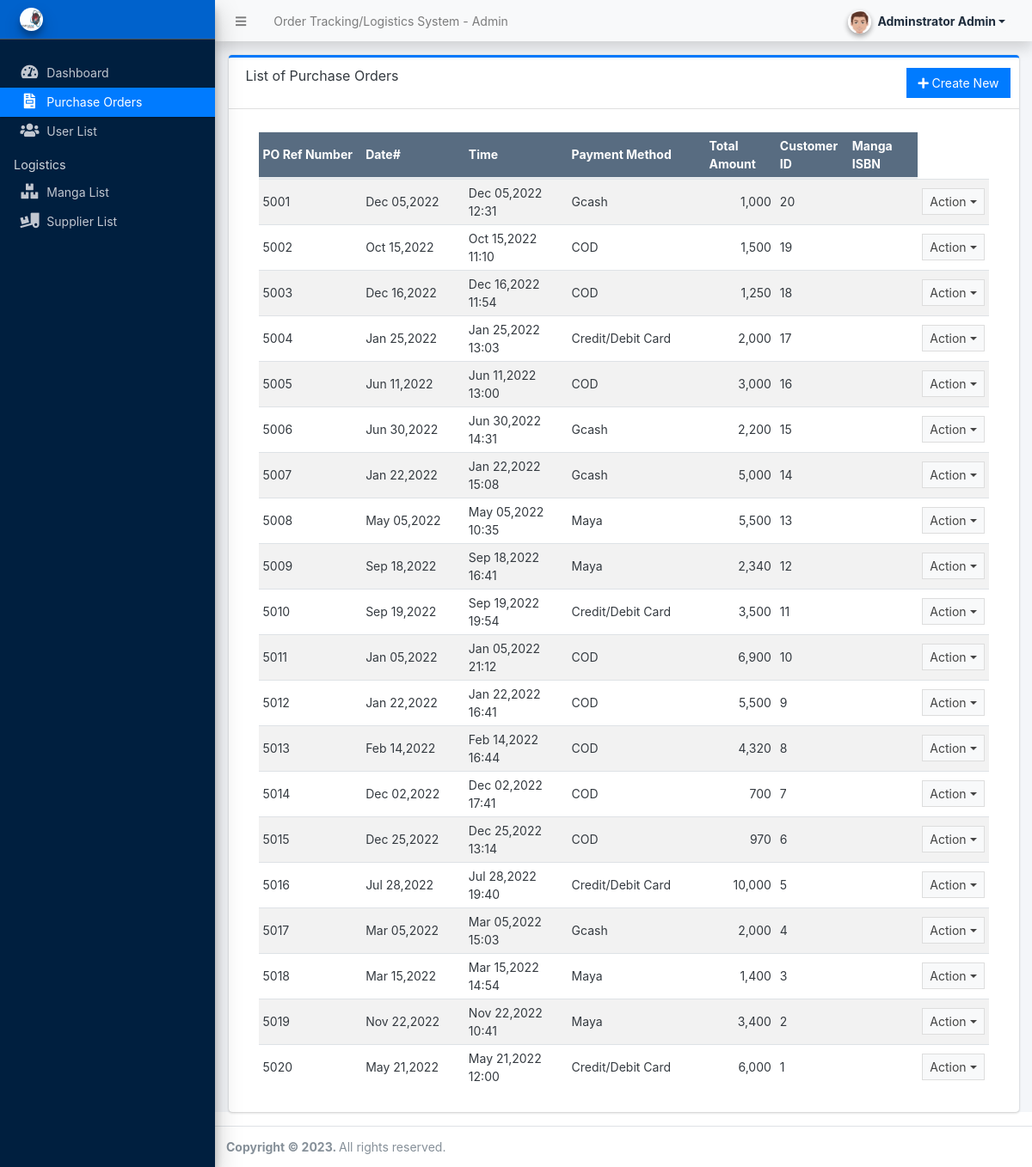
Page /admin/?page=purchase_orders (signed in) on the committed database.
### config.php (called while the page is built, shortened)
<?php
require_once('classes/DBConnection.php');
require_once('classes/SystemSettings.php');
function validate_image($file){
	if(!empty($file)){
		if(is_file(base_app.$file)){
			return base_url.$file;
		}else{
			return base_url.'dist/img/no-image-available.png';
		}
	}else{
		return base_url.'dist/img/no-image-available.png';
	}
}
function isMobileDevice(){
    $aMobileUA = array(
        '/iphone/i' => 'iPhone',
        '/ipod/i' => 'iPod',
        '/ipad/i' => 'iPad',
        '/android/i' => 'Android',
        '/blackberry/i' => 'BlackBerry',
        '/webos/i' => 'Mobile'
    );
    return false;
}
?>

### classes/DBConnection.php (called while the page is built, shortened)
<?php
class DBConnection{
    private $host = "localhost";
    private $username = "root";
    private $password = "";
    private $database1 = "order_tracking_system";
    public $conn;
    public function __construct(){
        if (!isset($this->conn)) {
            $this->conn = new mysqli($this->host, $this->username, $this->password, $this->database1);
        }
    }
}
?>

### admin/purchase_orders/index.php (the view, shortened to what this page needs)
<div class="card card-outline card-primary">
	<div class="card-header">
		<h3 class="card-title">List of Purchase Orders</h3>
		<div class="card-tools">
			<a href="?page=purchase_orders/manage_po" class="btn btn-flat btn-primary"><span class="fas fa-plus"></span>  Create New</a>
		</div>
	</div>
	<div class="card-body">
		<div class="container-fluid">
        <div class="container-fluid">
			<table class="table table-hover table-striped">
				<colgroup>
					<col width="15%">
					<col width="15%">
					<col width="15%">
					<col width="20%">
					<col width="10%">
					<col width="10%">
					<col width="10%">
				</colgroup>
				<thead>
					<tr class="bg-navy disabled">
						<th>PO Ref Number</th>
						<th>Date#</th>
						<th>Time</th>
						<th>Payment Method</th>
						<th>Total Amount</th>
						<th>Customer ID</th>
						<th>Manga ISBN</th>
					</tr>
				</thead>
				<tbody>
					<?php
					$qry = $conn->query("SELECT * from `purchase order` order by (`PO_Ref_Num`) asc ");
					while($row = $qry->fetch_assoc()):
					?>
						<tr>
							<td><?php echo $row['PO_Ref_Num'] ?></td>
							<td class=""><?php echo date("M d,Y",strtotime($row['PO_Date'])) ; ?></td>
							<td class=""><?php echo date("M d,Y H:i",strtotime($row['PO_Time'])) ; ?></td>
							<td class=""><?php echo $row['PO_Pay_Meth'] ?></td>
							<td class="text-right"><?php echo number_format($row['PO_Amount']) ?></td>
							<td><?php echo $row['Customer_Cust_ID'] ?></td>
							<td><?php echo $row['Manga_Manga_ISBN'] ?></td>
							<td align="center">
								 <button type="button" class="btn btn-flat btn-default btn-sm dropdown-toggle dropdown-icon" data-toggle="dropdown">
				                  		Action
				                  </button>
							</td>
						</tr>
					<?php endwhile; ?>
				</tbody>
			</table>
		</div>
		</div>
	</div>
</div>

### admin/index.php (shortened to what this page needs)
<?php require_once('../config.php'); ?>
 <!DOCTYPE html>
<html lang="en" class="" style="height: auto;">
<?php require_once('inc/header.php') ?>
  <body class="sidebar-mini layout-fixed control-sidebar-slide-open layout-navbar-fixed sidebar-mini-md sidebar-mini-xs text-sm" data-new-gr-c-s-check-loaded="14.991.0" data-gr-ext-installed="" style="height: auto;">
    <div class="wrapper">
     <?php require_once('inc/topBarNav.php') ?>
     <?php require_once('inc/navigation.php') ?>
     <?php $page = isset($_GET['page']) ? $_GET['page'] : 'home';  ?>
      <div class="content-wrapper pt-3" style="min-height: 567.854px;">
        <section class="content  text-dark">
          <div class="container-fluid">
            <?php
              if(!file_exists($page.".php") && !is_dir($page)){
                  include '404.html';
              }else{
                if(is_dir($page))
                  include $page.'/index.php';
                else
                  include $page.'.php';
              }
            ?>
          </div>
        </section>
      </div>
      <?php require_once('inc/footer.php') ?>
  </body>
</html>

### admin/inc/header.php (shortened to what this page needs)
<head>
    <link rel="stylesheet" href="<?php echo base_url ?>plugins/fontawesome-free/css/all.min.css">
    <link rel="stylesheet" href="<?php echo base_url ?>plugins/tempusdominus-bootstrap-4/css/tempusdominus-bootstrap-4.min.css">
  <link rel="stylesheet" href="<?php echo base_url ?>plugins/datatables-bs4/css/dataTables.bootstrap4.min.css">
  <link rel="stylesheet" href="<?php echo base_url ?>plugins/datatables-responsive/css/responsive.bootstrap4.min.css">
  <link rel="stylesheet" href="<?php echo base_url ?>plugins/datatables-buttons/css/buttons.bootstrap4.min.css">
  <link rel="stylesheet" href="<?php echo base_url ?>plugins/select2/css/select2.min.css">
  <link rel="stylesheet" href="<?php echo base_url ?>plugins/select2-bootstrap4-theme/select2-bootstrap4.min.css">
    <link rel="stylesheet" href="<?php echo base_url ?>plugins/icheck-bootstrap/icheck-bootstrap.min.css">
    <link rel="stylesheet" href="<?php echo base_url ?>plugins/jqvmap/jqvmap.min.css">
    <link rel="stylesheet" href="<?php echo base_url ?>plugins/jquery-ui/jquery-ui.min.css">
    <link rel="stylesheet" href="<?php echo base_url ?>dist/css/adminlte.css">
    <link rel="stylesheet" href="<?php echo base_url ?>dist/css/custom.css">
    <link rel="stylesheet" href="<?php echo base_url ?>plugins/overlayScrollbars/css/OverlayScrollbars.min.css">
    <link rel="stylesheet" href="<?php echo base_url ?>plugins/daterangepicker/daterangepicker.css">
    <link rel="stylesheet" href="<?php echo base_url ?>plugins/summernote/summernote-bs4.min.css">
  <link rel="stylesheet" href="<?php echo base_url ?>plugins/sweetalert2-theme-bootstrap-4/bootstrap-4.min.css">
  </head>

### admin/inc/topBarNav.php (shortened to what this page needs)
<nav class="main-header navbar navbar-expand navbar-light border border-light shadow  border-top-0  border-left-0 border-right-0 navbar-light text-sm">
  <ul class="navbar-nav">
    <li class="nav-item">
    <a class="nav-link" data-widget="pushmenu" href="#" role="button"><i class="fas fa-bars"></i></a>
    </li>
    <li class="nav-item d-none d-sm-inline-block">
      <a href="<?php echo base_url ?>" class="nav-link"><?php echo (!isMobileDevice()) ? $_settings->info('name'):$_settings->info('short_name'); ?> - Admin</a>
    </li>
  </ul>
  <ul class="navbar-nav ml-auto">
    <li class="nav-item">
      <div class="btn-group nav-link">
            <button type="button" class="btn btn-rounded badge badge-light dropdown-toggle dropdown-icon" data-toggle="dropdown">
              <span><img src="<?php echo validate_image($_settings->userdata('avatar')) ?>" class="img-circle elevation-2 user-img" alt="User Image"></span>
              <span class="ml-3"><?php echo ucwords($_settings->userdata('firstname').' '.$_settings->userdata('lastname')) ?></span>
            </button>
        </div>
    </li>
  </ul>
</nav>

### admin/inc/navigation.php (shortened to what this page needs)
<aside class="main-sidebar sidebar-dark-primary bg-navy elevation-4 sidebar-no-expand">
  <a href="<?php echo base_url ?>admin" class="brand-link bg-primary text-sm">
  <img src="<?php echo validate_image($_settings->info('logo'))?>" alt="Store Logo" class="brand-image img-circle elevation-3" style="width: 1.7rem;height: 1.7rem;max-height: unset">
  </a>
  <div class="sidebar os-host os-theme-light os-host-overflow os-host-overflow-y os-host-resize-disabled os-host-transition os-host-scrollbar-horizontal-hidden">
    <div class="os-content-glue" style="margin: 0px -8px; width: 249px; height: 646px;"></div>
    <div class="os-padding">
      <div class="os-viewport os-viewport-native-scrollbars-invisible" style="overflow-y: scroll;">
        <div class="os-content" style="padding: 0px 8px; height: 100%; width: 100%;">
          <nav class="mt-4">
             <ul class="nav nav-pills nav-sidebar flex-column text-sm nav-compact nav-flat nav-child-indent nav-collapse-hide-child" data-widget="treeview" role="menu" data-accordion="false">
              <li class="nav-item dropdown">
                <a href="./" class="nav-link nav-home">
                  <i class="nav-icon fas fa-tachometer-alt"></i>
                  <p>
                    Dashboard
                  </p>
                </a>
              </li>
              <li class="nav-item dropdown">
                <a href="<?php echo base_url ?>admin/?page=purchase_orders" class="nav-link nav-purchase_orders">
                  <i class="nav-icon fas fa-file-invoice"></i>
                  <p>
                    Purchase Orders
                  </p>
                </a>
              </li>
              <li class="nav-item dropdown">
                <a href="<?php echo base_url ?>admin/?page=user/list" class="nav-link nav-user_list">
                  <i class="nav-icon fas fa-users"></i>
                  <p>
                    User List
                  </p>
                </a>
              </li>
              <?php if($_settings->userdata('type') == 1): ?>
              <li class="nav-header">Logistics</li>
              <li class="nav-item dropdown">
                <a href="<?php echo base_url ?>admin/?page=items" class="nav-link nav-items">
                  <i class="nav-icon fas fa-boxes"></i>
                  <p>
                    Manga List
                  </p>
                </a>
              </li>
              <li class="nav-item dropdown">
                <a href="<?php echo base_url ?>admin/?page=suppliers" class="nav-link nav-suppliers">
                  <i class="nav-icon fas fa-truck-loading"></i>
                  <p>
                  Supplier List
                  </p>
                </a>
              </li>
              <?php endif; ?>
            </ul>
          </nav>
        </div>
      </div>
    </div>
  </div>
</aside>

### admin/inc/footer.php (shortened to what this page needs)
<footer class="main-footer text-sm">
        <strong>Copyright © <?php echo date('Y') ?>.
        </strong>
        All rights reserved.
      </footer>
    </div>

### admin/inc/topBarNav.php (style rules this page uses)
.user-img { position: absolute; height: 27px; width: 27px; object-fit: cover; left: -7%; top: -12%; }
.btn-rounded { border-radius: 50px; }

### rows in the picture
purchase order: PO_Ref_Num "5001", PO_Date "Dec 05,2022", PO_Time "Dec 05,2022 12:31", PO_Pay_Meth "Gcash", PO_Amount "1,000", Customer_Cust_ID "20"
purchase order: PO_Ref_Num "5002", PO_Date "Oct 15,2022", PO_Time "Oct 15,2022 11:10", PO_Pay_Meth "COD", PO_Amount "1,500", Customer_Cust_ID "19"
purchase order: PO_Ref_Num "5003", PO_Date "Dec 16,2022", PO_Time "Dec 16,2022 11:54", PO_Pay_Meth "COD", PO_Amount "1,250", Customer_Cust_ID "18"
purchase order: PO_Ref_Num "5004", PO_Date "Jan 25,2022", PO_Time "Jan 25,2022 13:03", PO_Pay_Meth "Credit/Debit Card", PO_Amount "2,000", Customer_Cust_ID "17"
purchase order: PO_Ref_Num "5005", PO_Date "Jun 11,2022", PO_Time "Jun 11,2022 13:00", PO_Pay_Meth "COD", PO_Amount "3,000", Customer_Cust_ID "16"
purchase order: PO_Ref_Num "5006", PO_Date "Jun 30,2022", PO_Time "Jun 30,2022 14:31", PO_Pay_Meth "Gcash", PO_Amount "2,200", Customer_Cust_ID "15"
purchase order: PO_Ref_Num "5007", PO_Date "Jan 22,2022", PO_Time "Jan 22,2022 15:08", PO_Pay_Meth "Gcash", PO_Amount "5,000", Customer_Cust_ID "14"
purchase order: PO_Ref_Num "5008", PO_Date "May 05,2022", PO_Time "May 05,2022 10:35", PO_Pay_Meth "Maya", PO_Amount "5,500", Customer_Cust_ID "13"
purchase order: PO_Ref_Num "5009", PO_Date "Sep 18,2022", PO_Time "Sep 18,2022 16:41", PO_Pay_Meth "Maya", PO_Amount "2,340", Customer_Cust_ID "12"
purchase order: PO_Ref_Num "5010", PO_Date "Sep 19,2022", PO_Time "Sep 19,2022 19:54", PO_Pay_Meth "Credit/Debit Card", PO_Amount "3,500", Customer_Cust_ID "11"
purchase order: PO_Ref_Num "5011", PO_Date "Jan 05,2022", PO_Time "Jan 05,2022 21:12", PO_Pay_Meth "COD", PO_Amount "6,900", Customer_Cust_ID "10"
purchase order: PO_Ref_Num "5012", PO_Date "Jan 22,2022", PO_Time "Jan 22,2022 16:41", PO_Pay_Meth "COD", PO_Amount "5,500", Customer_Cust_ID "9"
purchase order: PO_Ref_Num "5013", PO_Date "Feb 14,2022", PO_Time "Feb 14,2022 16:44", PO_Pay_Meth "COD", PO_Amount "4,320", Customer_Cust_ID "8"
purchase order: PO_Ref_Num "5014", PO_Date "Dec 02,2022", PO_Time "Dec 02,2022 17:41", PO_Pay_Meth "COD", PO_Amount "700", Customer_Cust_ID "7"
purchase order: PO_Ref_Num "5015", PO_Date "Dec 25,2022", PO_Time "Dec 25,2022 13:14", PO_Pay_Meth "COD", PO_Amount "970", Customer_Cust_ID "6"
purchase order: PO_Ref_Num "5016", PO_Date "Jul 28,2022", PO_Time "Jul 28,2022 19:40", PO_Pay_Meth "Credit/Debit Card", PO_Amount "10,000", Customer_Cust_ID "5"
purchase order: PO_Ref_Num "5017", PO_Date "Mar 05,2022", PO_Time "Mar 05,2022 15:03", PO_Pay_Meth "Gcash", PO_Amount "2,000", Customer_Cust_ID "4"
purchase order: PO_Ref_Num "5018", PO_Date "Mar 15,2022", PO_Time "Mar 15,2022 14:54", PO_Pay_Meth "Maya", PO_Amount "1,400", Customer_Cust_ID "3"
purchase order: PO_Ref_Num "5019", PO_Date "Nov 22,2022", PO_Time "Nov 22,2022 10:41", PO_Pay_Meth "Maya", PO_Amount "3,400", Customer_Cust_ID "2"
purchase order: PO_Ref_Num "5020", PO_Date "May 21,2022", PO_Time "May 21,2022 12:00", PO_Pay_Meth "Credit/Debit Card", PO_Amount "6,000", Customer_Cust_ID "1"

### other values in the picture
$_settings->info('name') "Order Tracking/Logistics System"
$_settings->userdata('firstname').' '.$_settings->userdata('lastname') "Adminstrator Admin"
